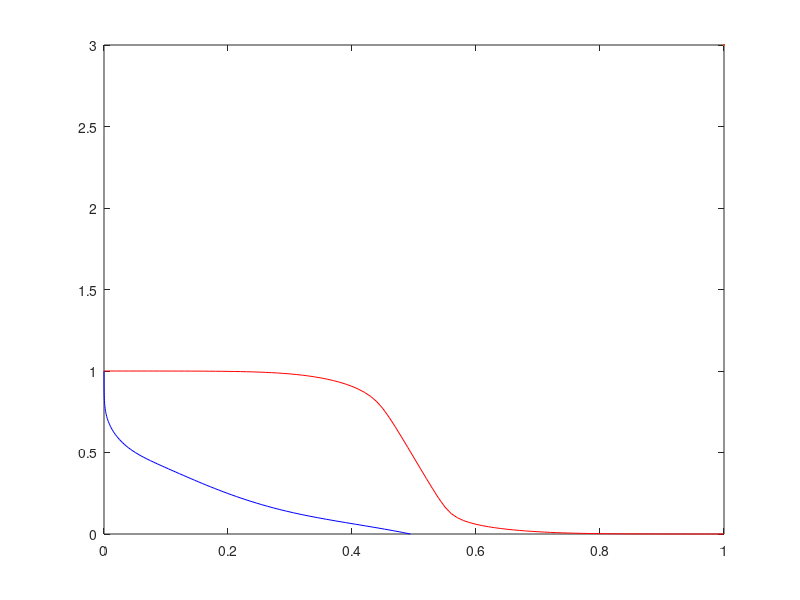

Write MATLAB code to recreate this figure. (Note: this script raises an error after producing the figure.)

%% 1v
clc
clear


v1_1 = [        % v2從0掃到1
494.1708*10^-3
481.0287*10^-3
467.0686*10^-3
452.3746*10^-3
437.0863*10^-3
421.3917*10^-3
405.5125*10^-3
389.6845*10^-3
374.1368*10^-3
359.0699*10^-3
344.6379*10^-3
330.9378*10^-3
318.0091*10^-3
305.8415*10^-3
294.3920*10^-3
283.5978*10^-3
273.3904*10^-3
263.7016*10^-3
254.4687*10^-3
245.6366*10^-3
237.1575*10^-3
228.9904*10^-3
221.1005*10^-3
213.4577*10^-3
206.0363*10^-3
198.8137*10^-3
191.7699*10^-3
184.8869*10^-3
178.1484*10^-3
171.5391*10^-3
165.0448*10^-3
158.6519*10^-3
152.3473*10^-3
146.1185*10^-3
139.9537*10^-3
133.8418*10^-3
127.7735*10^-3
121.7402*10^-3
115.7358*10^-3
109.7569*10^-3
103.8039*10^-3
 97.8827*10^-3
 92.0058*10^-3
 86.1945*10^-3
 80.4801*10^-3
 74.9027*10^-3
 69.5082*10^-3
 64.3406*10^-3
 59.4347*10^-3
 54.8115*10^-3
 50.4783*10^-3
 46.4310*10^-3
 42.6585*10^-3
 39.1455*10^-3
 35.8748*10^-3
 32.8291*10^-3
 29.9917*10^-3
 27.3473*10^-3
 24.8818*10^-3
 22.5829*10^-3
 20.4399*10^-3
 18.4433*10^-3
 16.5853*10^-3
 14.8587*10^-3
 13.2579*10^-3
 11.7776*10^-3
 10.4133*10^-3
  9.1608*10^-3
  8.0162*10^-3
  6.9756*10^-3
  6.0350*10^-3
  5.1902*10^-3
  4.4366*10^-3
  3.7693*10^-3
  3.1829*10^-3
  2.6717*10^-3
  2.2296*10^-3
  1.8503*10^-3
  1.5275*10^-3
  1.2549*10^-3
  1.0262*10^-3
835.7587*10^-6
678.0945*10^-6
548.2980*10^-6
441.9700*10^-6
355.2471*10^-6
284.7873*10^-6
227.7380*10^-6
181.6915*10^-6
144.6343*10^-6
114.8948*10^-6
 91.0932*10^-6
 72.0961*10^-6
 56.9753*10^-6
 44.9736*10^-6
 35.4746*10^-6
 27.9781*10^-6
 22.0792*10^-6
 17.4512*10^-6
 13.8312*10^-6
 11.0086*10^-6
];
v2_1 =[    0           
   10.00000*0.001
   20.00000*0.001
   30.00000*0.001
   40.00000*0.001
   50.00000*0.001
   60.00000*0.001
   70.00000*0.001
   80.00000*0.001
   90.00000*0.001
  100.00000*0.001
  110.00000*0.001
  120.00000*0.001
  130.00000*0.001
  140.00000*0.001
  150.00000*0.001
  160.00000*0.001
  170.00000*0.001
  180.00000*0.001
  190.00000*0.001
  200.00000*0.001
  210.00000*0.001
  220.00000*0.001
  230.00000*0.001
  240.00000*0.001
  250.00000*0.001
  260.00000*0.001
  270.00000*0.001
  280.00000*0.001
  290.00000*0.001
  300.00000*0.001
  310.00000*0.001
  320.00000*0.001
  330.00000*0.001
  340.00000*0.001
  350.00000*0.001
  360.00000*0.001
  370.00000*0.001
  380.00000*0.001
  390.00000*0.001
  400.00000*0.001
  410.00000*0.001
  420.00000*0.001
  430.00000*0.001
  440.00000*0.001
  450.00000*0.001
  460.00000*0.001
  470.00000*0.001
  480.00000*0.001
  490.00000*0.001
  500.00000*0.001
  510.00000*0.001
  520.00000*0.001
  530.00000*0.001
  540.00000*0.001
  550.00000*0.001
  560.00000*0.001
  570.00000*0.001
  580.00000*0.001
  590.00000*0.001
  600.00000*0.001
  610.00000*0.001
  620.00000*0.001
  630.00000*0.001
  640.00000*0.001
  650.00000*0.001
  660.00000*0.001
  670.00000*0.001
  680.00000*0.001
  690.00000*0.001
  700.00000*0.001
  710.00000*0.001
  720.00000*0.001
  730.00000*0.001
  740.00000*0.001
  750.00000*0.001
  760.00000*0.001
  770.00000*0.001
  780.00000*0.001
  790.00000*0.001
  800.00000*0.001
  810.00000*0.001
  820.00000*0.001
  830.00000*0.001
  840.00000*0.001
  850.00000*0.001
  860.00000*0.001
  870.00000*0.001
  880.00000*0.001
  890.00000*0.001
  900.00000*0.001
  910.00000*0.001
  920.00000*0.001
  930.00000*0.001
  940.00000*0.001
  950.00000*0.001
  960.00000*0.001
  970.00000*0.001
  980.00000*0.001
  990.00000*0.001
    1.00000      
];

v1_2 = [
999.9634*10^-3
999.9585*10^-3
999.9522*10^-3
999.9441*10^-3
999.9336*10^-3
999.9201*10^-3
999.9027*10^-3
999.8804*10^-3
999.8518*10^-3
999.8152*10^-3
999.7684*10^-3
999.7087*10^-3
999.6329*10^-3
999.5368*10^-3
999.4153*10^-3
999.2622*10^-3
999.0699*10^-3
998.8292*10^-3
998.5289*10^-3
998.1556*10^-3
997.6934*10^-3
997.1233*10^-3
996.4231*10^-3
995.5666*10^-3
994.5238*10^-3
993.2604*10^-3
991.7374*10^-3
989.9110*10^-3
987.7328*10^-3
985.1494*10^-3
982.1018*10^-3
978.5255*10^-3
974.3489*10^-3
969.4916*10^-3
963.8616*10^-3
957.3535*10^-3
949.8413*10^-3
941.1646*10^-3
931.1153*10^-3
919.4135*10^-3
905.6632*10^-3
889.2860*10^-3
869.3686*10^-3
844.3910*10^-3
811.8042*10^-3
768.5731*10^-3
715.2071*10^-3
656.0461*10^-3
594.1924*10^-3
531.0622*10^-3
467.3630*10^-3
403.5637*10^-3
340.1303*10^-3
277.7855*10^-3
218.1115*10^-3
165.0890*10^-3
125.3558*10^-3
 99.6471*10^-3
 82.3676*10^-3
 69.6403*10^-3
 59.6440*10^-3
 51.4685*10^-3
 44.6032*10^-3
 38.7336*10^-3
 33.6525*10^-3
 29.2162*10^-3
 25.3209*10^-3
 21.8892*10^-3
 18.8616*10^-3
 16.1910*10^-3
 13.8391*10^-3
 11.7737*10^-3
  9.9669*10^-3
  8.3938*10^-3
  7.0317*10^-3
  5.8596*10^-3
  4.8574*10^-3
  4.0062*10^-3
  3.2883*10^-3
  2.6868*10^-3
  2.1861*10^-3
  1.7718*10^-3
  1.4310*10^-3
  1.1520*10^-3
924.6996*10^-6
740.2273*10^-6
591.0605*10^-6
470.8288*10^-6
374.2025*10^-6
296.7592*10^-6
234.8533*10^-6
185.4957*10^-6
146.2453*10^-6
115.1150*10^-6
 90.4919*10^-6
 71.0699*10^-6
 55.7941*10^-6
 43.8146*10^-6
 34.4488*10^-6
 27.1497*10^-6
 21.4804*10^-6
]; %v1從0掃到1
v2_2 =[   0.          
  10.00000*10^-3
  20.00000*10^-3
  30.00000*10^-3
  40.00000*10^-3
  50.00000*10^-3
  60.00000*10^-3
  70.00000*10^-3
  80.00000*10^-3
  90.00000*10^-3
 100.00000*10^-3
 110.00000*10^-3
 120.00000*10^-3
 130.00000*10^-3
 140.00000*10^-3
 150.00000*10^-3
 160.00000*10^-3
 170.00000*10^-3
 180.00000*10^-3
 190.00000*10^-3
 200.00000*10^-3
 210.00000*10^-3
 220.00000*10^-3
 230.00000*10^-3
 240.00000*10^-3
 250.00000*10^-3
 260.00000*10^-3
 270.00000*10^-3
 280.00000*10^-3
 290.00000*10^-3
 300.00000*10^-3
 310.00000*10^-3
 320.00000*10^-3
 330.00000*10^-3
 340.00000*10^-3
 350.00000*10^-3
 360.00000*10^-3
 370.00000*10^-3
 380.00000*10^-3
 390.00000*10^-3
 400.00000*10^-3
 410.00000*10^-3
 420.00000*10^-3
 430.00000*10^-3
 440.00000*10^-3
 450.00000*10^-3
 460.00000*10^-3
 470.00000*10^-3
 480.00000*10^-3
 490.00000*10^-3
 500.00000*10^-3
 510.00000*10^-3
 520.00000*10^-3
 530.00000*10^-3
 540.00000*10^-3
 550.00000*10^-3
 560.00000*10^-3
 570.00000*10^-3
 580.00000*10^-3
 590.00000*10^-3
 600.00000*10^-3
 610.00000*10^-3
 620.00000*10^-3
 630.00000*10^-3
 640.00000*10^-3
 650.00000*10^-3
 660.00000*10^-3
 670.00000*10^-3
 680.00000*10^-3
 690.00000*10^-3
 700.00000*10^-3
 710.00000*10^-3
 720.00000*10^-3
 730.00000*10^-3
 740.00000*10^-3
 750.00000*10^-3
 760.00000*10^-3
 770.00000*10^-3
 780.00000*10^-3
 790.00000*10^-3
 800.00000*10^-3
 810.00000*10^-3
 820.00000*10^-3
 830.00000*10^-3
 840.00000*10^-3
 850.00000*10^-3
 860.00000*10^-3
 870.00000*10^-3
 880.00000*10^-3
 890.00000*10^-3
 900.00000*10^-3
 910.00000*10^-3
 920.00000*10^-3
 930.00000*10^-3
 940.00000*10^-3
 950.00000*10^-3
 960.00000*10^-3
 970.00000*10^-3
 980.00000*10^-3
 990.00000*10^-3
 1
    
]; % 從1掉到0

x1 = v2_1; y1 = v1_1; 
x2 = v1_2; y2 = v2_2;

plot(y1,x1,'b',LineWidth=3.0);
hold on
plot(y2, x2,'r',LineWidth=3.0);


plot_squar1(y1,x1,y2,x2);

%% 0.8V
clc
clear


v1_1 = [        % v2從0掃到1
  344.3451*10^-3
326.7950*10^-3
309.0885*10^-3
291.6157*10^-3
274.7412*10^-3
258.7580*10^-3
243.8496*10^-3
230.0801*10^-3
217.4134*10^-3
205.7516*10^-3
194.9722*10^-3
184.9528*10^-3
175.5842*10^-3
166.7741*10^-3
158.4469*10^-3
150.5412*10^-3
143.0072*10^-3
135.8048*10^-3
128.9007*10^-3
122.2678*10^-3
115.8830*10^-3
109.7273*10^-3
103.7840*10^-3
 98.0391*10^-3
 92.4802*10^-3
 87.0963*10^-3
 81.8779*10^-3
 76.8164*10^-3
 71.9042*10^-3
 67.1348*10^-3
 62.5029*10^-3
 58.0042*10^-3
 53.6364*10^-3
 49.3997*10^-3
 45.2968*10^-3
 41.3343*10^-3
 37.5224*10^-3
 33.8740*10^-3
 30.4043*10^-3
 27.1283*10^-3
 24.0599*10^-3
 21.2099*10^-3
 18.5851*10^-3
 16.1881*10^-3
 14.0169*10^-3
 12.0659*10^-3
 10.3262*10^-3
  8.7864*10^-3
  7.4334*10^-3
  6.2531*10^-3
  5.2308*10^-3
  4.3516*10^-3
  3.6009*10^-3
  2.9645*10^-3
  2.4286*10^-3
  1.9805*10^-3
  1.6082*10^-3
  1.3008*10^-3
  1.0485*10^-3
842.4144*10^-6
674.8970*10^-6
539.2872*10^-6
429.9013*10^-6
341.9438*10^-6
271.4107*10^-6
214.9892*10^-6
169.9582*10^-6
134.0956*10^-6
105.5956*10^-6
 82.9950*10^-6
 65.1119*10^-6
 50.9933*10^-6
 39.8723*10^-6
 31.1329*10^-6
 24.2811*10^-6
 18.9219*10^-6
 14.7397*10^-6
 11.4837*10^-6
  8.9545*10^-6
  6.9942*10^-6
  5.4784*10^-6
];
v2_1 =[    0           
     10.00000*10^-3
  20.00000*10^-3
  30.00000*10^-3
  40.00000*10^-3
  50.00000*10^-3
  60.00000*10^-3
  70.00000*10^-3
  80.00000*10^-3
  90.00000*10^-3
 100.00000*10^-3
 110.00000*10^-3
 120.00000*10^-3
 130.00000*10^-3
 140.00000*10^-3
 150.00000*10^-3
 160.00000*10^-3
 170.00000*10^-3
 180.00000*10^-3
 190.00000*10^-3
 200.00000*10^-3
 210.00000*10^-3
 220.00000*10^-3
 230.00000*10^-3
 240.00000*10^-3
 250.00000*10^-3
 260.00000*10^-3
 270.00000*10^-3
 280.00000*10^-3
 290.00000*10^-3
 300.00000*10^-3
 310.00000*10^-3
 320.00000*10^-3
 330.00000*10^-3
 340.00000*10^-3
 350.00000*10^-3
 360.00000*10^-3
 370.00000*10^-3
 380.00000*10^-3
 390.00000*10^-3
 400.00000*10^-3
 410.00000*10^-3
 420.00000*10^-3
 430.00000*10^-3
 440.00000*10^-3
 450.00000*10^-3
 460.00000*10^-3
 470.00000*10^-3
 480.00000*10^-3
 490.00000*10^-3
 500.00000*10^-3
 510.00000*10^-3
 520.00000*10^-3
 530.00000*10^-3
 540.00000*10^-3
 550.00000*10^-3
 560.00000*10^-3
 570.00000*10^-3
 580.00000*10^-3
 590.00000*10^-3
 600.00000*10^-3
 610.00000*10^-3
 620.00000*10^-3
 630.00000*10^-3
 640.00000*10^-3
 650.00000*10^-3
 660.00000*10^-3
 670.00000*10^-3
 680.00000*10^-3
 690.00000*10^-3
 700.00000*10^-3
 710.00000*10^-3
 720.00000*10^-3
 730.00000*10^-3
 740.00000*10^-3
 750.00000*10^-3
 760.00000*10^-3
 770.00000*10^-3
 780.00000*10^-3
 790.00000*10^-3
 800.00000*10^-3
];

v1_2 = [
799.9761*10^-3
799.9725*10^-3
799.9678*10^-3
799.9616*10^-3
799.9537*10^-3
799.9433*10^-3
799.9297*10^-3
799.9121*10^-3
799.8891*10^-3
799.8591*10^-3
799.8202*10^-3
799.7695*10^-3
799.7038*10^-3
799.6185*10^-3
799.5081*10^-3
799.3652*10^-3
799.1808*10^-3
798.9429*10^-3
798.6367*10^-3
798.2431*10^-3
797.7381*10^-3
797.0907*10^-3
796.2623*10^-3
795.2032*10^-3
793.8507*10^-3
792.1247*10^-3
789.9229*10^-3
787.1136*10^-3
783.5260*10^-3
778.9342*10^-3
773.0322*10^-3
765.3875*10^-3
755.3637*10^-3
741.9273*10^-3
723.2059*10^-3
695.3363*10^-3
651.6184*10^-3
592.6342*10^-3
527.5358*10^-3
460.4210*10^-3
392.5422*10^-3
324.4800*10^-3
256.7422*10^-3
190.2511*10^-3
127.9976*10^-3
 80.1986*10^-3
 53.8284*10^-3
 39.0416*10^-3
 29.4463*10^-3
 22.6696*10^-3
 17.6562*10^-3
 13.8445*10^-3
 10.8973*10^-3
  8.5943*10^-3
  6.7831*10^-3
  5.3536*10^-3
  4.2233*10^-3
  3.3292*10^-3
  2.6220*10^-3
  2.0631*10^-3
  1.6219*10^-3
  1.2738*10^-3
999.5377*10^-6
783.5818*10^-6
613.6848*10^-6
480.1269*10^-6
375.2187*10^-6
292.8858*10^-6
228.3334*10^-6
177.7784*10^-6
138.2360*10^-6
107.3513*10^-6
 83.2663*10^-6
 64.5153*10^-6
 49.9428*10^-6
 38.6383*10^-6
 29.8854*10^-6
 23.1211*10^-6
 17.9039*10^-6
 13.8882*10^-6
 10.8039*10^-6
]; %v1從0掃到1
v2_2 =[   0.          
  10.00000*10^-3
  20.00000*10^-3
  30.00000*10^-3
  40.00000*10^-3
  50.00000*10^-3
  60.00000*10^-3
  70.00000*10^-3
  80.00000*10^-3
  90.00000*10^-3
 100.00000*10^-3
 110.00000*10^-3
 120.00000*10^-3
 130.00000*10^-3
 140.00000*10^-3
 150.00000*10^-3
 160.00000*10^-3
 170.00000*10^-3
 180.00000*10^-3
 190.00000*10^-3
 200.00000*10^-3
 210.00000*10^-3
 220.00000*10^-3
 230.00000*10^-3
 240.00000*10^-3
 250.00000*10^-3
 260.00000*10^-3
 270.00000*10^-3
 280.00000*10^-3
 290.00000*10^-3
 300.00000*10^-3
 310.00000*10^-3
 320.00000*10^-3
 330.00000*10^-3
 340.00000*10^-3
 350.00000*10^-3
 360.00000*10^-3
 370.00000*10^-3
 380.00000*10^-3
 390.00000*10^-3
 400.00000*10^-3
 410.00000*10^-3
 420.00000*10^-3
 430.00000*10^-3
 440.00000*10^-3
 450.00000*10^-3
 460.00000*10^-3
 470.00000*10^-3
 480.00000*10^-3
 490.00000*10^-3
 500.00000*10^-3
 510.00000*10^-3
 520.00000*10^-3
 530.00000*10^-3
 540.00000*10^-3
 550.00000*10^-3
 560.00000*10^-3
 570.00000*10^-3
 580.00000*10^-3
 590.00000*10^-3
 600.00000*10^-3
 610.00000*10^-3
 620.00000*10^-3
 630.00000*10^-3
 640.00000*10^-3
 650.00000*10^-3
 660.00000*10^-3
 670.00000*10^-3
 680.00000*10^-3
 690.00000*10^-3
 700.00000*10^-3
 710.00000*10^-3
 720.00000*10^-3
 730.00000*10^-3
 740.00000*10^-3
 750.00000*10^-3
 760.00000*10^-3
 770.00000*10^-3
 780.00000*10^-3
 790.00000*10^-3
 800.00000*10^-3
    
]; % 從1掉到0

x1 = v2_1; y1 = v1_1; 
x2 = v1_2; y2 = v2_2;

plot(y1,x1,'b',LineWidth=3.0);
hold on
plot(y2, x2,'r',LineWidth=3.0);


plot_squar1(y1,x1,y2,x2);

%% 0.6V
clc
clear


v1_1 = [        % v2從0掃到1
    226.8994*10^-3
205.1090*10^-3
184.2974*10^-3
165.1210*10^-3
148.0096*10^-3
133.0462*10^-3
120.0266*10^-3
108.6277*10^-3
 98.5365*10^-3
 89.4997*10^-3
 81.3262*10^-3
 73.8746*10^-3
 67.0405*10^-3
 60.7454*10^-3
 54.9297*10^-3
 49.5471*10^-3
 44.5615*10^-3
 39.9441*10^-3
 35.6714*10^-3
 31.7243*10^-3
 28.0866*10^-3
 24.7444*10^-3
 21.6851*10^-3
 18.8974*10^-3
 16.3700*10^-3
 14.0919*10^-3
 12.0516*10^-3
 10.2372*10^-3
  8.6356*10^-3
  7.2334*10^-3
  6.0160*10^-3
  4.9683*10^-3
  4.0745*10^-3
  3.3190*10^-3
  2.6859*10^-3
  2.1600*10^-3
  1.7269*10^-3
  1.3731*10^-3
  1.0862*10^-3
855.1567*10^-6
670.3848*10^-6
523.4750*10^-6
407.3077*10^-6
315.9056*10^-6
244.3121*10^-6
188.4609*10^-6
145.0486*10^-6
111.4144*10^-6
 85.4310*10^-6
 65.4097*10^-6
 50.0174*10^-6
 38.2074*10^-6
 29.1620*10^-6
 22.2445*10^-6
 16.9616*10^-6
 12.9317*10^-6
  9.8607*10^-6
  7.5226*10^-6
  5.7440*10^-6
  4.3920*10^-6
  3.3650*10^-6
];
v2_1 =[    0           
     10.00000*10^-3
  20.00000*10^-3
  30.00000*10^-3
  40.00000*10^-3
  50.00000*10^-3
  60.00000*10^-3
  70.00000*10^-3
  80.00000*10^-3
  90.00000*10^-3
 100.00000*10^-3
 110.00000*10^-3
 120.00000*10^-3
 130.00000*10^-3
 140.00000*10^-3
 150.00000*10^-3
 160.00000*10^-3
 170.00000*10^-3
 180.00000*10^-3
 190.00000*10^-3
 200.00000*10^-3
 210.00000*10^-3
 220.00000*10^-3
 230.00000*10^-3
 240.00000*10^-3
 250.00000*10^-3
 260.00000*10^-3
 270.00000*10^-3
 280.00000*10^-3
 290.00000*10^-3
 300.00000*10^-3
 310.00000*10^-3
 320.00000*10^-3
 330.00000*10^-3
 340.00000*10^-3
 350.00000*10^-3
 360.00000*10^-3
 370.00000*10^-3
 380.00000*10^-3
 390.00000*10^-3
 400.00000*10^-3
 410.00000*10^-3
 420.00000*10^-3
 430.00000*10^-3
 440.00000*10^-3
 450.00000*10^-3
 460.00000*10^-3
 470.00000*10^-3
 480.00000*10^-3
 490.00000*10^-3
 500.00000*10^-3
 510.00000*10^-3
 520.00000*10^-3
 530.00000*10^-3
 540.00000*10^-3
 550.00000*10^-3
 560.00000*10^-3
 570.00000*10^-3
 580.00000*10^-3
 590.00000*10^-3
 600.00000*10^-3
];

v1_2 = [
599.9797*10^-3
599.9760*10^-3
599.9710*10^-3
599.9644*10^-3
599.9556*10^-3
599.9437*10^-3
599.9277*10^-3
599.9060*10^-3
599.8765*10^-3
599.8363*10^-3
599.7813*10^-3
599.7057*10^-3
599.6015*10^-3
599.4574*10^-3
599.2572*10^-3
598.9781*10^-3
598.5874*10^-3
598.0382*10^-3
597.2625*10^-3
596.1606*10^-3
594.5854*10^-3
592.3144*10^-3
589.0026*10^-3
584.0841*10^-3
576.5714*10^-3
564.4393*10^-3
542.4335*10^-3
498.1418*10^-3
434.8961*10^-3
366.9234*10^-3
297.7380*10^-3
228.3161*10^-3
159.5426*10^-3
 94.3695*10^-3
 47.4042*10^-3
 26.7195*10^-3
 16.7379*10^-3
 10.9944*10^-3
  7.4094*10^-3
  5.0757*10^-3
  3.5182*10^-3
  2.4612*10^-3
  1.7352*10^-3
  1.2315*10^-3
879.3120*10^-6
631.2269*10^-6
455.3887*10^-6
330.0130*10^-6
240.1395*10^-6
175.3986*10^-6
128.5524*10^-6
 94.5156*10^-6
 69.6931*10^-6
 51.5293*10^-6
 38.1972*10^-6
 28.3847*10^-6
 21.1448*10^-6
 15.7914*10^-6
 11.8253*10^-6
  8.8822*10^-6
  6.6953*10^-6
]; %v1從0掃到1
v2_2 =[   0.          
  10.00000*10^-3
  20.00000*10^-3
  30.00000*10^-3
  40.00000*10^-3
  50.00000*10^-3
  60.00000*10^-3
  70.00000*10^-3
  80.00000*10^-3
  90.00000*10^-3
 100.00000*10^-3
 110.00000*10^-3
 120.00000*10^-3
 130.00000*10^-3
 140.00000*10^-3
 150.00000*10^-3
 160.00000*10^-3
 170.00000*10^-3
 180.00000*10^-3
 190.00000*10^-3
 200.00000*10^-3
 210.00000*10^-3
 220.00000*10^-3
 230.00000*10^-3
 240.00000*10^-3
 250.00000*10^-3
 260.00000*10^-3
 270.00000*10^-3
 280.00000*10^-3
 290.00000*10^-3
 300.00000*10^-3
 310.00000*10^-3
 320.00000*10^-3
 330.00000*10^-3
 340.00000*10^-3
 350.00000*10^-3
 360.00000*10^-3
 370.00000*10^-3
 380.00000*10^-3
 390.00000*10^-3
 400.00000*10^-3
 410.00000*10^-3
 420.00000*10^-3
 430.00000*10^-3
 440.00000*10^-3
 450.00000*10^-3
 460.00000*10^-3
 470.00000*10^-3
 480.00000*10^-3
 490.00000*10^-3
 500.00000*10^-3
 510.00000*10^-3
 520.00000*10^-3
 530.00000*10^-3
 540.00000*10^-3
 550.00000*10^-3
 560.00000*10^-3
 570.00000*10^-3
 580.00000*10^-3
 590.00000*10^-3
 600.00000*10^-3
]; % 從1掉到0

x1 = v2_1; y1 = v1_1; 
x2 = v1_2; y2 = v2_2;

plot(y1,x1,'b',LineWidth=3.0);
hold on
plot(y2, x2,'r',LineWidth=3.0);


plot_squar1(y1,x1,y2,x2);

%% 0.4V
clc
clear


v1_1 = [        % v2從0掃到1
     175.2751*10^-3
145.1962*10^-3
115.8334*10^-3
 88.8800*10^-3
 66.7776*10^-3
 50.6663*10^-3
 39.2787*10^-3
 30.9639*10^-3
 24.6598*10^-3
 19.7515*10^-3
 15.8656*10^-3
 12.7584*10^-3
 10.2598*10^-3
  8.2447*10^-3
  6.6177*10^-3
  5.3039*10^-3
  4.2435*10^-3
  3.3885*10^-3
  2.6999*10^-3
  2.1460*10^-3
  1.7011*10^-3
  1.3445*10^-3
  1.0591*10^-3
831.2488*10^-6
649.8243*10^-6
505.7814*10^-6
391.8029*10^-6
301.9585*10^-6
231.4436*10^-6
176.3676*10^-6
133.5827*10^-6
100.5439*10^-6
 75.1969*10^-6
 55.8864*10^-6
 41.2826*10^-6
 30.3222*10^-6
 22.1587*10^-6
 16.1227*10^-6
 11.6902*10^-6
  8.4553*10^-6
  6.1071*10^-6
];
v2_1 =[    0           
     10.00000*10^-3
  20.00000*10^-3
  30.00000*10^-3
  40.00000*10^-3
  50.00000*10^-3
  60.00000*10^-3
  70.00000*10^-3
  80.00000*10^-3
  90.00000*10^-3
 100.00000*10^-3
 110.00000*10^-3
 120.00000*10^-3
 130.00000*10^-3
 140.00000*10^-3
 150.00000*10^-3
 160.00000*10^-3
 170.00000*10^-3
 180.00000*10^-3
 190.00000*10^-3
 200.00000*10^-3
 210.00000*10^-3
 220.00000*10^-3
 230.00000*10^-3
 240.00000*10^-3
 250.00000*10^-3
 260.00000*10^-3
 270.00000*10^-3
 280.00000*10^-3
 290.00000*10^-3
 300.00000*10^-3
 310.00000*10^-3
 320.00000*10^-3
 330.00000*10^-3
 340.00000*10^-3
 350.00000*10^-3
 360.00000*10^-3
 370.00000*10^-3
 380.00000*10^-3
 390.00000*10^-3
 400.00000*10^-3
];

v1_2 = [
399.9569*10^-3
399.9442*10^-3
399.9261*10^-3
399.9000*10^-3
399.8616*10^-3
399.8048*10^-3
399.7198*10^-3
399.5913*10^-3
399.3952*10^-3
399.0936*10^-3
398.6258*10^-3
397.8941*10^-3
396.7391*10^-3
394.8951*10^-3
391.8996*10^-3
386.9081*10^-3
378.1364*10^-3
360.7143*10^-3
320.1529*10^-3
257.0973*10^-3
189.3153*10^-3
121.6307*10^-3
 61.2206*10^-3
 28.7962*10^-3
 15.7985*10^-3
  9.3042*10^-3
  5.6546*10^-3
  3.4947*10^-3
  2.1823*10^-3
  1.3728*10^-3
868.6247*10^-6
552.4855*10^-6
353.1557*10^-6
226.9303*10^-6
146.6060*10^-6
 95.2621*10^-6
 62.2876*10^-6
 40.9982*10^-6
 27.1754*10^-6
 18.1475*10^-6
 12.2146*10^-6
]; %v1從0掃到1
v2_2 =[   0.          
  10.00000*10^-3
  20.00000*10^-3
  30.00000*10^-3
  40.00000*10^-3
  50.00000*10^-3
  60.00000*10^-3
  70.00000*10^-3
  80.00000*10^-3
  90.00000*10^-3
 100.00000*10^-3
 110.00000*10^-3
 120.00000*10^-3
 130.00000*10^-3
 140.00000*10^-3
 150.00000*10^-3
 160.00000*10^-3
 170.00000*10^-3
 180.00000*10^-3
 190.00000*10^-3
 200.00000*10^-3
 210.00000*10^-3
 220.00000*10^-3
 230.00000*10^-3
 240.00000*10^-3
 250.00000*10^-3
 260.00000*10^-3
 270.00000*10^-3
 280.00000*10^-3
 290.00000*10^-3
 300.00000*10^-3
 310.00000*10^-3
 320.00000*10^-3
 330.00000*10^-3
 340.00000*10^-3
 350.00000*10^-3
 360.00000*10^-3
 370.00000*10^-3
 380.00000*10^-3
 390.00000*10^-3
 400.00000*10^-3
]; % 從1掉到0

x1 = v2_1; y1 = v1_1; 
x2 = v1_2; y2 = v2_2;

plot(y1,x1,'b',LineWidth=3.0);
hold on
plot(y2, x2,'r',LineWidth=3.0);


plot_squar1(y1,x1,y2,x2);